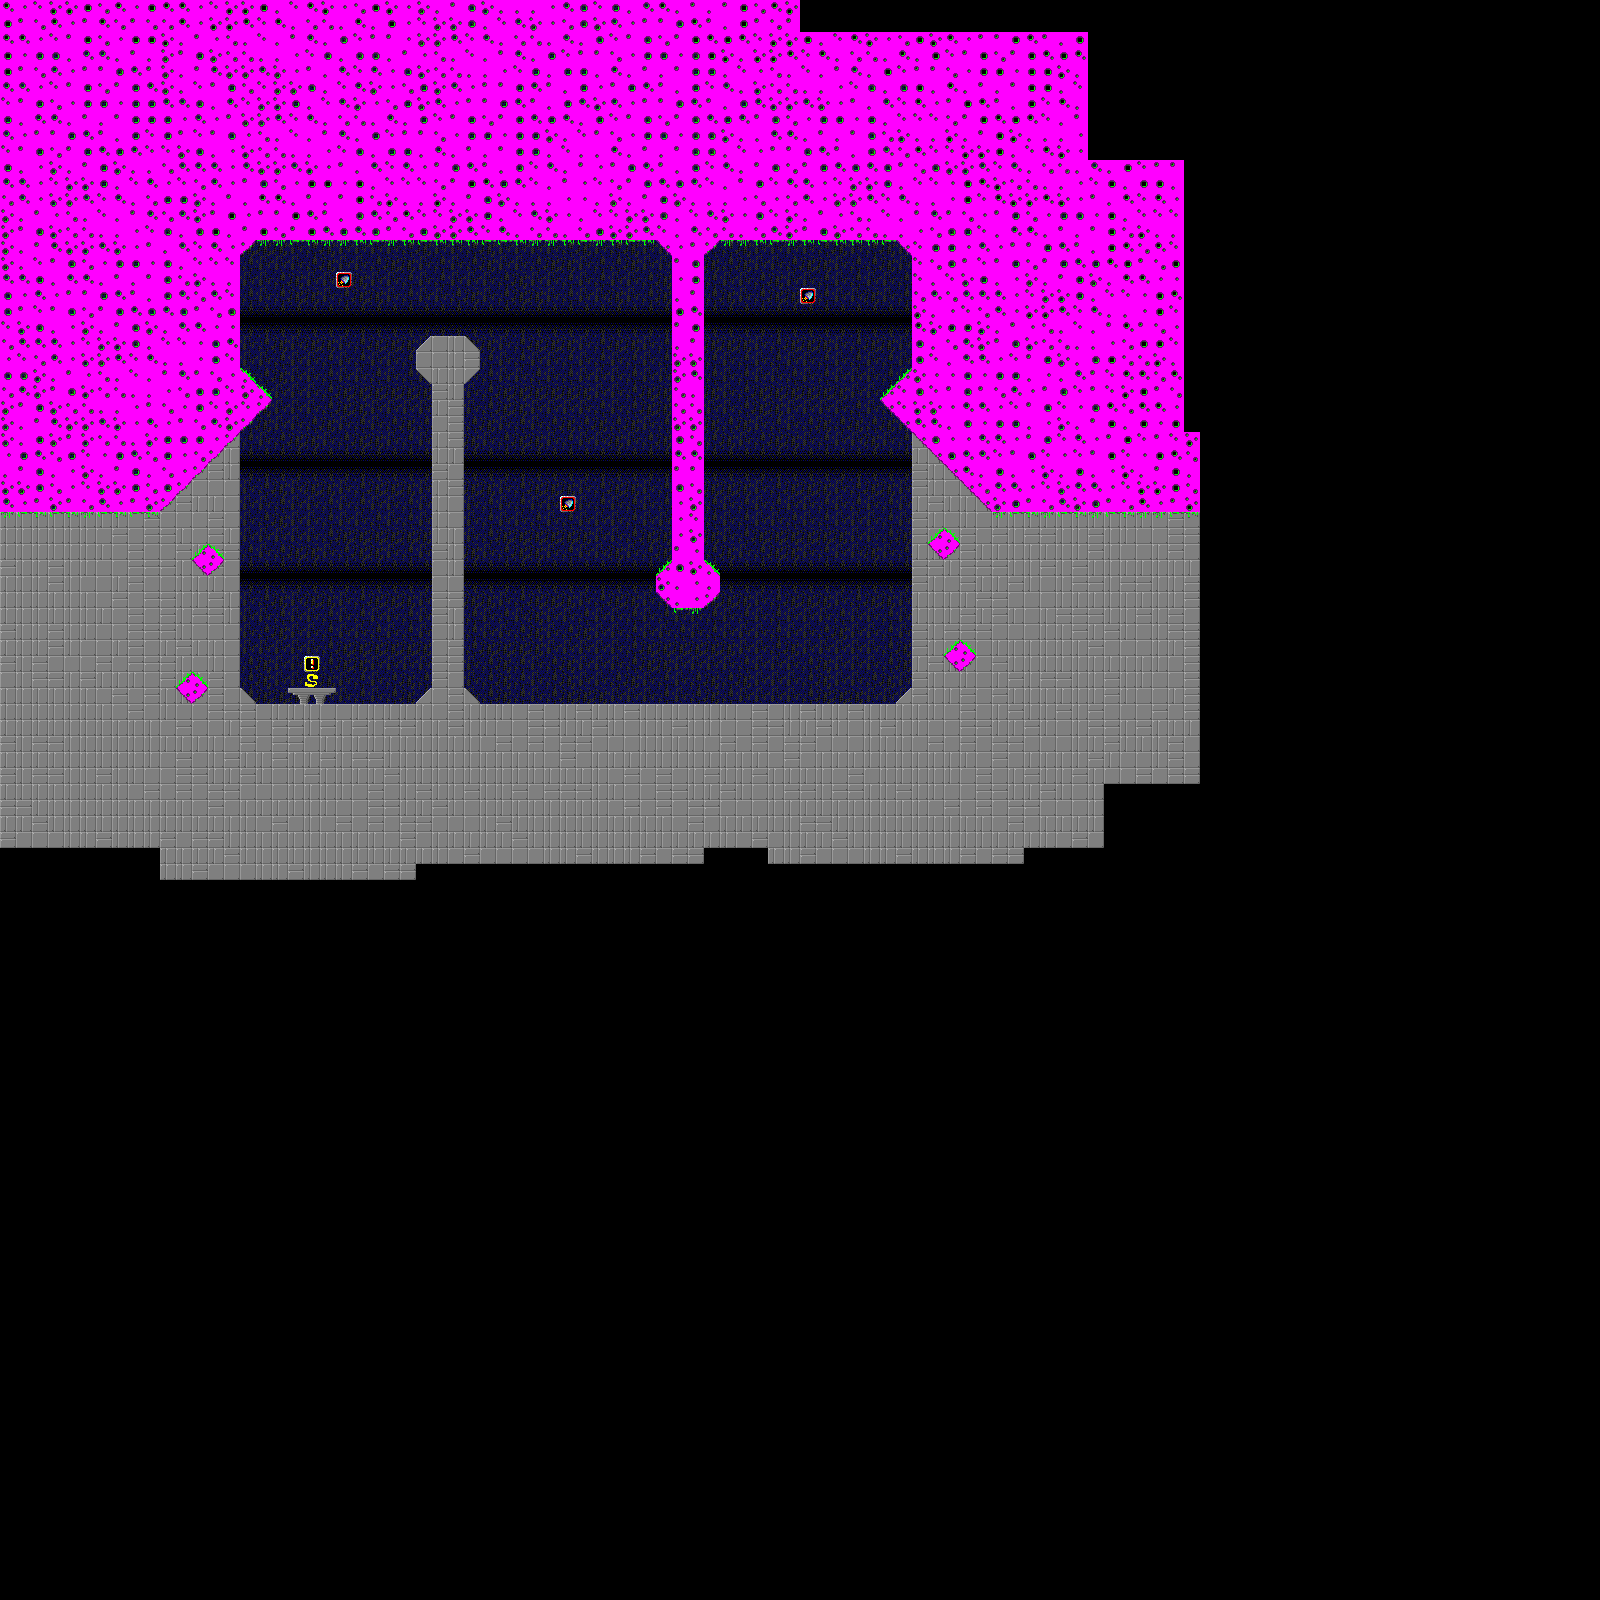

This game map was drawn from its Tiled (.tmx) file and the tilesets committed beside it. A one-line description and the trimmed map source follow:
An orthogonal 100x100 tile map with 16x16 px tiles, 4 tile layers (Background, Indications, MAIN, Decorations).

<map version="1.0" orientation="orthogonal" renderorder="right-down" width="100" height="100" tilewidth="16" tileheight="16" nextobjectid="1">
 <tileset firstgid="1" name="tiles" tilewidth="16" tileheight="16" tilecount="4096">
  <image source="tiles.png" width="1024" height="1024" />
 </tileset>
 <layer name="Background" width="100" height="100">
  <data>[10000 cells, 2576 non-empty, 5 distinct tile ids]</data>
 </layer>
 <layer name="Indications" width="100" height="100">
  <data>[10000 cells, 8 non-empty, 6 distinct tile ids]</data>
 </layer>
 <layer name="MAIN" width="100" height="100">
  <data>[10000 cells, 2800 non-empty, 19 distinct tile ids]</data>
 </layer>
 <layer name="Decorations" width="100" height="100">
  <data>[10000 cells, 87 non-empty, 7 distinct tile ids]</data>
 </layer>
</map>
